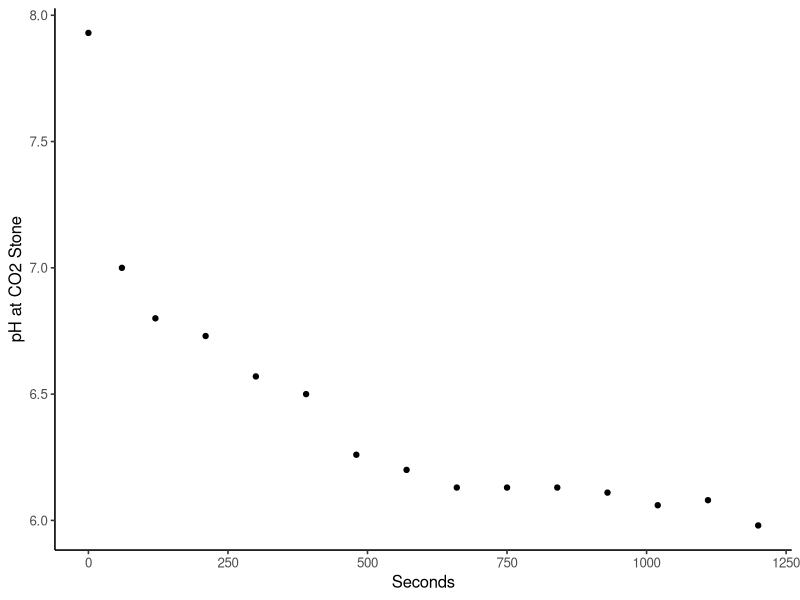

Reproduce this figure in R.
# CO2 trends in large tank
library("reshape")
library("ggplot2")
library("ggpubr")
library("dplyr")

# uncomment to run script outside of CO2_Avoidance.Rmd
# setwd(dirname(rstudioapi::getActiveDocumentContext()$path))
# getwd()

# Prepare large tank pH values
largeCO2 <- read.csv("./Data/CO2_Map_Large.csv") %>% select(-Time) 

stone <- ggplot(largeCO2, aes(x = Seconds, y = CO2_Stone)) +
  geom_point() + theme_classic2() +
  labs(y = "pH at CO2 Stone")
stone

meltCO2_Large <- melt(largeCO2, na.rm = TRUE, id = 'Seconds')
# View(meltCO2)
meltCO2_Large$Tank <- c("Large Tank")


# Prepare small tank pH values
smallCO2 <- read.csv("./Data/CO2_Map_Small.csv") %>% select(-Time) 

meltCO2_Small <- melt(smallCO2, na.rm = TRUE, id = 'Seconds')
meltCO2_Small$Tank <- c("Small Tank")


# join small and large tank datasets
merge <- rbind(meltCO2_Large, meltCO2_Small)

# Scatterplot of pH over time

# Without facet
pH_Trend_Both_Chambers <- ggplot(merge, aes(x = Seconds, y = value, color = variable)) + 
  geom_point() +
 # geom_line() + # connect the dots for each sample location
 # geom_hline(yintercept = 6.44, linetype = "dashed") + # add approximate threshold value
  theme_pubr(legend = "right") +
  scale_color_brewer('Location',
                     palette = 'PuOr', 
                     labels = c(expression('CO'[2]*' Stone'), expression('CO'[2]*' Center'), expression('CO'[2]*' Exit'), 'Air Exit', 'Air Center','Air Stone')
  ) +
  labs(y = "pH", x = "Time (s)") # +

# pH_Trend_Both_Chambers

# With facet
merge$Tank <- factor(merge$Tank, levels = c("Small Tank", "Large Tank"))
 
pH_Trends_Both_Tanks <- ggplot(merge, aes(x = Seconds, y = value, color = variable)) + 
   geom_point(size = 2) +
   xlim(c(0,750)) +
   theme_pubr(legend = "right") +
   scale_color_brewer('Location',
                      palette = 'PuOr', 
                      labels = c(expression('CO'[2]*' Stone'), expression('CO'[2]*' Center'), expression('CO'[2]*' Exit'), 'Air Exit', 'Air Center','Air Stone')
   ) +
   labs(y = "pH", x = "Time (s)") + 
  geom_hline(yintercept = 6.44, linetype = "dashed") + # add approximate threshold value
  facet_grid(Tank ~.)

# Version 3
# Remove interior locations in large tank
removeLevels <- c(2:5) # select factor levels to remove as integers
merge_cut <- merge %>% 
  filter(!as.integer(variable) %in% removeLevels)

yLab <- c(expression("pH in CO"[2]*' Chamber'))

# now, add a line in large tank only
pH_Trends <- ggplot(merge_cut, aes(x = Seconds, y = value, color = variable)) + 
  # geom_point(size = 1) +
  geom_line(size = 1.5) +
  xlim(c(0,500)) +
  theme_pubr(legend = "right") +
  labs(y = "pH", x = "Time (s)") +
  geom_hline(yintercept = 6.44, linetype = "dashed") + # add approximate threshold value
  scale_color_brewer('Chamber',
                     direction = -1,
                     palette = 'Dark2', 
                     labels = c(expression('CO'[2]*' Input'),'Air Input')) +
  facet_grid(Tank ~.)

# pH_Trends
 
#tiff("./Figures/TIF/pH_Trend_Both_Tanks.tif", width = 2100, height = 1200, units = "px", res = 300, compression = c("none"))
#pH_Trends
#dev.off()
